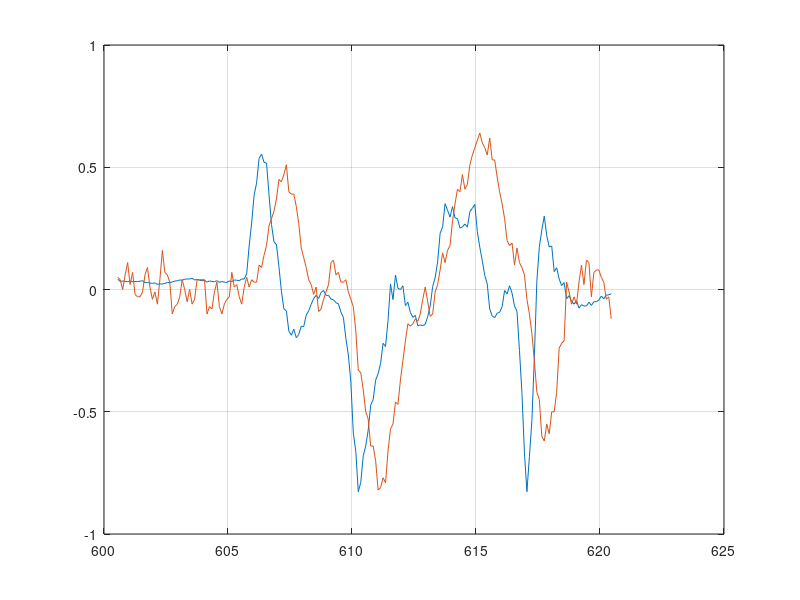

The MATLAB source for this figure:
clear;clc;close all;

data = importdata('imuTest.txt');

elapsed = data(:, 1) / 1000;
staticAlt = data(:, 2);
staticTemp = data(:, 3);
diffPress = data(:, 4);
diffTemp = data(:, 5);
lat = data(:, 6);
lon = data(:, 7);
q1 = data(:, 8);
q2 = data(:, 9);
q3 = data(:, 10);
q4 = data(:, 11);
vx = data(:, 12);
vy = data(:, 13);
vz = data(:, 14);
ax = data(:, 15);
ay = data(:, 16);
az = data(:, 17);
staticVario = data(:, 18);

plot(elapsed, vz); hold on; grid on;
plot(elapsed, staticVario);